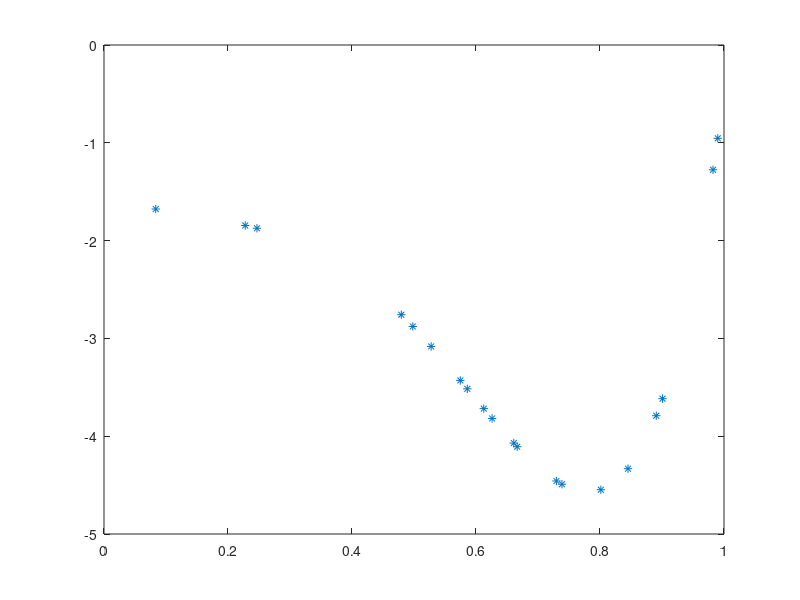
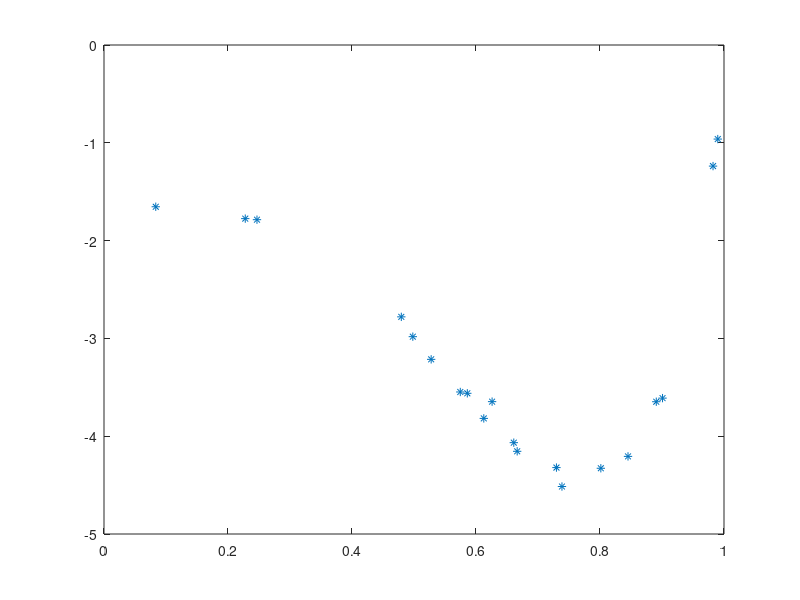

These figures' MATLAB source, in order:
%Algoritmo de regresion lineal.
load('datos_regresion.mat');

% datz=data(:,2:5);
% 
% T=ceil(0.7*length(datz));
% V=T+1;
% 
% datt=datx(1:T,:); %  70% datos de evolución
% datv=datx(T+1:end,:); %30%  %datos de valiación

figure(1)
plot(x1,y1,'*')

figure(2)
plot(x1,y1r,'*')